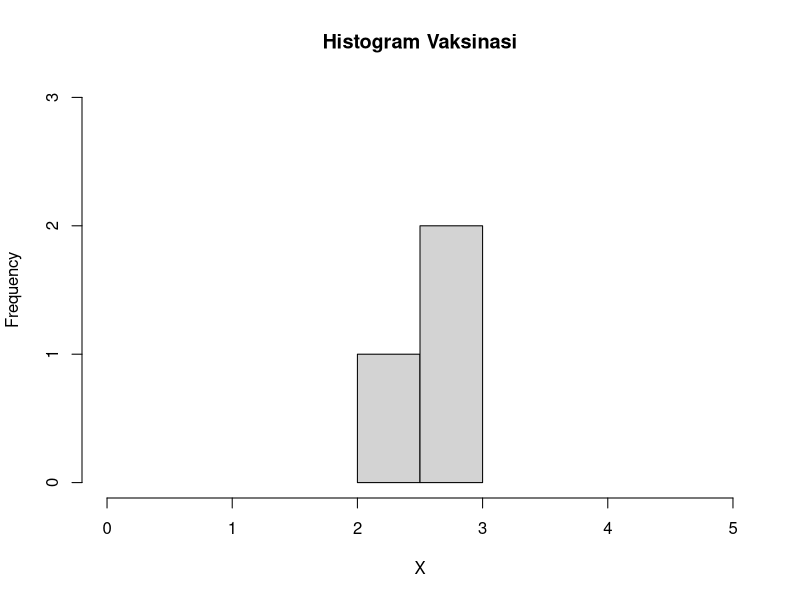

The R source for this figure:
#No 1. Penyurvei memilih acak orang sampai bertemu yang menghadiri acara sebelumnya

#No 1a. Peluang penyurvei tidak menghadiri
x = 3
prob = 0.20
dgeom(x, prob)

#No 1b. Mean dengan 10000 random
n = 10000
prob = 0.20
x = 3
mean(rgeom(n, prob) == x)

#No 1c. Perbandingan hasil a dan b
# 1a -> hasilnya akan tetap sama 
# 1b -> hasilnya berbeda-beda karena nilai yang diambil merupakan nilai acak

#No 1d. Histogram peluang x=3 gagal sebelum sukses pertama
p = dgeom(x, prob)

set.seed(0)
hist(
  rgeom(x, p),
  main="Histogram Vaksinasi",
  xlim = c(0, 5), xlab="X",
  ylim = c(0, 3)
)

#No 1e. Nilai rataan dan varian dari Distribusi Geometrik
e1 <- x/prob
e2 <- (x-prob)/(prob^2)
e1
e2
